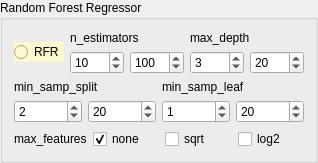
          <widget class="QGroupBox" name="groupBox_2">
           <property name="title">
            <string>Random Forest Regressor</string>
           </property>
           <layout class="QGridLayout" name="gridLayout_43">
            <item row="0" column="0">
             <layout class="QGridLayout" name="gridLayout_39">
              <item row="0" column="0">
               <widget class="QRadioButton" name="radioButton_rfr">
                <property name="styleSheet">
                 <string notr="true">background-color: rgb(252, 249, 206);</string>
                </property>
                <property name="text">
                 <string>RFR</string>
                </property>
                <attribute name="buttonGroup">
                 <string notr="true">buttonGroup</string>
                </attribute>
               </widget>
              </item>
              <item row="0" column="1">
               <layout class="QGridLayout" name="gridLayout_2">
                <item row="0" column="0" colspan="2">
                 <widget class="QLabel" name="label_4">
                  <property name="text">
                   <string>n_estimators</string>
                  </property>
                 </widget>
                </item>
                <item row="1" column="0">
                 <widget class="QSpinBox" name="spinBox_estim_rfr_min">
                  <property name="maximum">
                   <number>5000</number>
                  </property>
                  <property name="singleStep">
                   <number>10</number>
                  </property>
                  <property name="value">
                   <number>10</number>
                  </property>
                 </widget>
                </item>
                <item row="1" column="1">
                 <widget class="QSpinBox" name="spinBox_estim_rfr_max">
                  <property name="maximum">
                   <number>5000</number>
                  </property>
                  <property name="singleStep">
                   <number>10</number>
                  </property>
                  <property name="value">
                   <number>100</number>
                  </property>
                 </widget>
                </item>
               </layout>
              </item>
              <item row="0" column="2">
               <layout class="QGridLayout" name="gridLayout_16">
                <item row="1" column="0">
                 <widget class="QSpinBox" name="spinBox_depth_rfr_min">
                  <property name="maximum">
                   <number>5000</number>
                  </property>
                  <property name="singleStep">
                   <number>1</number>
                  </property>
                  <property name="value">
                   <number>3</number>
                  </property>
                 </widget>
                </item>
                <item row="1" column="1">
                 <widget class="QSpinBox" name="spinBox_depth_rfr_max">
                  <property name="maximum">
                   <number>5000</number>
                  </property>
                  <property name="singleStep">
                   <number>1</number>
                  </property>
                  <property name="value">
                   <number>20</number>
                  </property>
                 </widget>
                </item>
                <item row="0" column="0" colspan="2">
                 <widget class="QLabel" name="label_5">
                  <property name="text">
                   <string>max_depth</string>
                  </property>
                 </widget>
                </item>
               </layout>
              </item>
              <item row="1" column="0" colspan="3">
               <layout class="QGridLayout" name="gridLayout_40">
                <item row="0" column="0">
                 <layout class="QGridLayout" name="gridLayout_15">
                  <item row="0" column="0" colspan="2">
                   <widget class="QLabel" name="label_6">
                    <property name="text">
                     <string>min_samp_split</string>
                    </property>
                   </widget>
                  </item>
                  <item row="1" column="0">
                   <widget class="QSpinBox" name="spinBox_min_split_rfr_min">
                    <property name="maximum">
                     <number>5000</number>
                    </property>
                    <property name="singleStep">
                     <number>1</number>
                    </property>
                    <property name="value">
                     <number>2</number>
                    </property>
                   </widget>
                  </item>
                  <item row="1" column="1">
                   <widget class="QSpinBox" name="spinBox_min_split_rfr_max">
                    <property name="maximum">
                     <number>5000</number>
                    </property>
                    <property name="singleStep">
                     <number>1</number>
                    </property>
                    <property name="value">
                     <number>20</number>
                    </property>
                   </widget>
                  </item>
                 </layout>
                </item>
                <item row="0" column="1">
                 <layout class="QGridLayout" name="gridLayout_17">
                  <item row="0" column="0" colspan="2">
                   <widget class="QLabel" name="label_7">
                    <property name="text">
                     <string>min_samp_leaf</string>
                    </property>
                   </widget>
                  </item>
                  <item row="1" column="0">
                   <widget class="QSpinBox" name="spinBox_min_leaf_rfr_min">
                    <property name="maximum">
                     <number>5000</number>
                    </property>
                    <property name="singleStep">
                     <number>1</number>
                    </property>
                    <property name="value">
                     <number>1</number>
                    </property>
                   </widget>
                  </item>
                  <item row="1" column="1">
                   <widget class="QSpinBox" name="spinBox_min_leaf_rfr_max">
                    <property name="maximum">
                     <number>5000</number>
                    </property>
                    <property name="singleStep">
                     <number>1</number>
                    </property>
                    <property name="value">
                     <number>20</number>
                    </property>
                   </widget>
                  </item>
                 </layout>
                </item>
                <item row="1" column="0" colspan="2">
                 <layout class="QGridLayout" name="gridLayout_3">
                  <item row="0" column="0">
                   <widget class="QLabel" name="label_9">
                    <property name="text">
                     <string>max_features</string>
                    </property>
                   </widget>
                  </item>
                  <item row="0" column="1">
                   <widget class="QCheckBox" name="checkBox_none_rfr">
                    <property name="text">
                     <string>none</string>
                    </property>
                    <property name="checked">
                     <bool>true</bool>
                    </property>
                   </widget>
                  </item>
                  <item row="0" column="2">
                   <widget class="QCheckBox" name="checkBox_sqrt_rfr">
                    <property name="text">
                     <string>sqrt</string>
                    </property>
                   </widget>
                  </item>
                  <item row="0" column="3">
                   <widget class="QCheckBox" name="checkBox_log2_rfr">
                    <property name="text">
                     <string>log2</string>
                    </property>
                   </widget>
                  </item>
                 </layout>
                </item>
               </layout>
              </item>
             </layout>
            </item>
           </layout>
          </widget>
